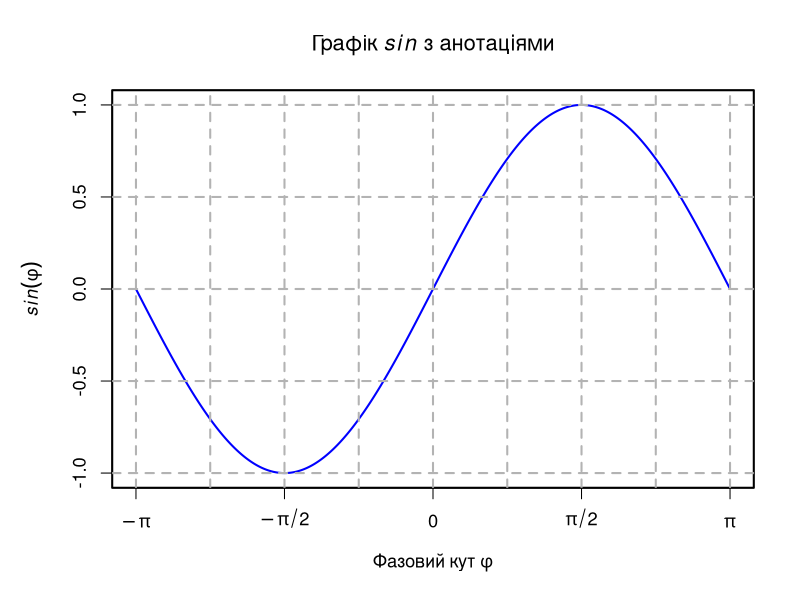
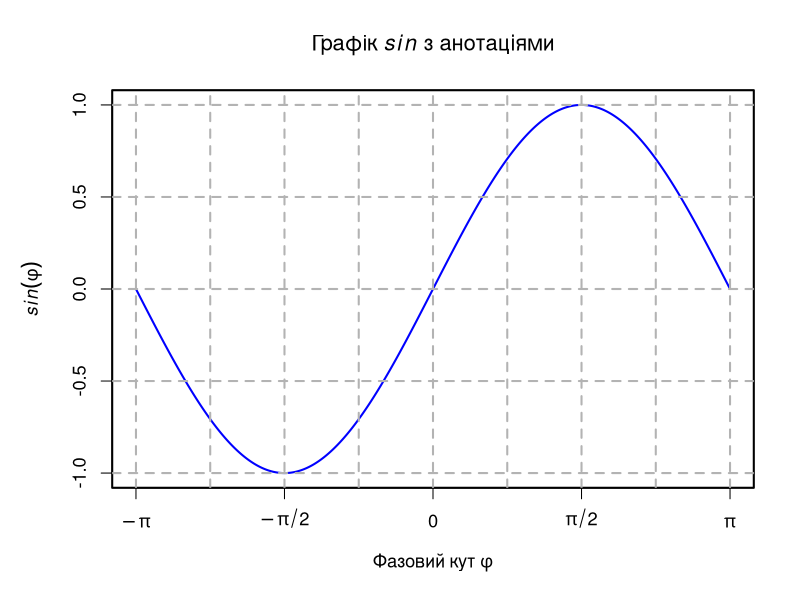
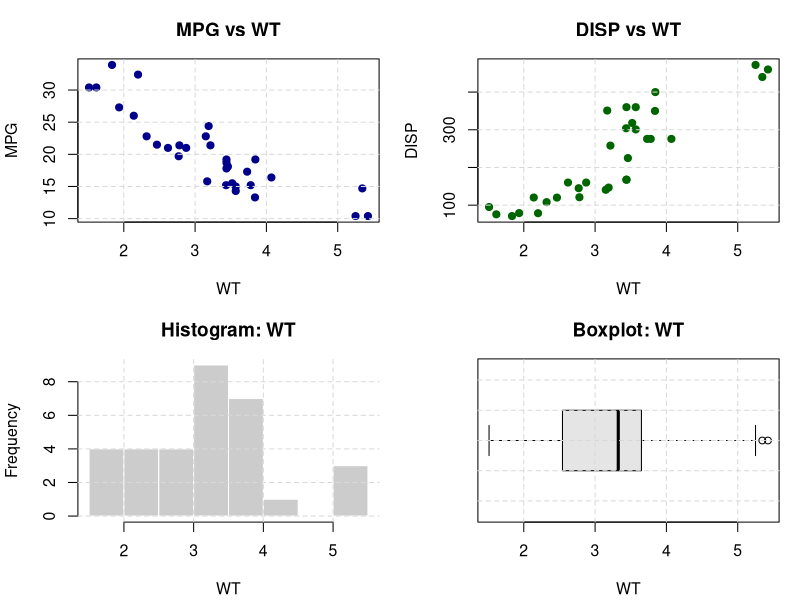
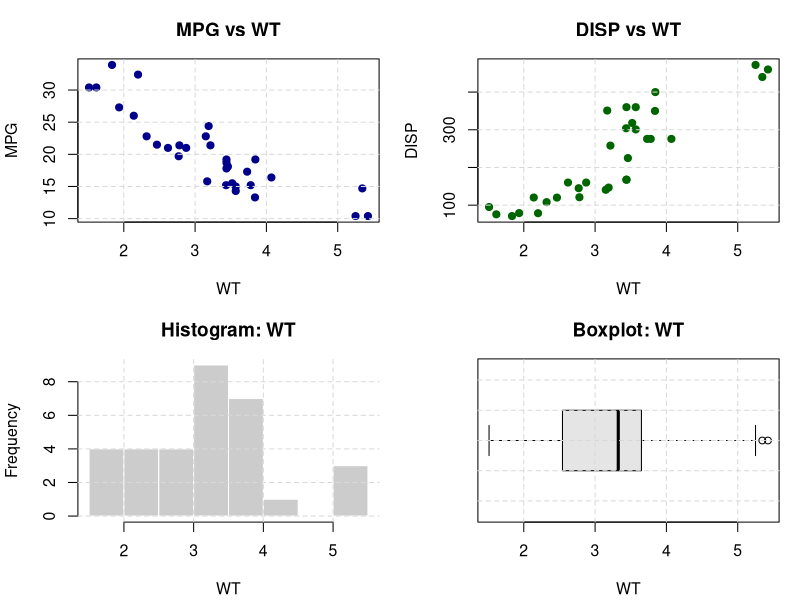
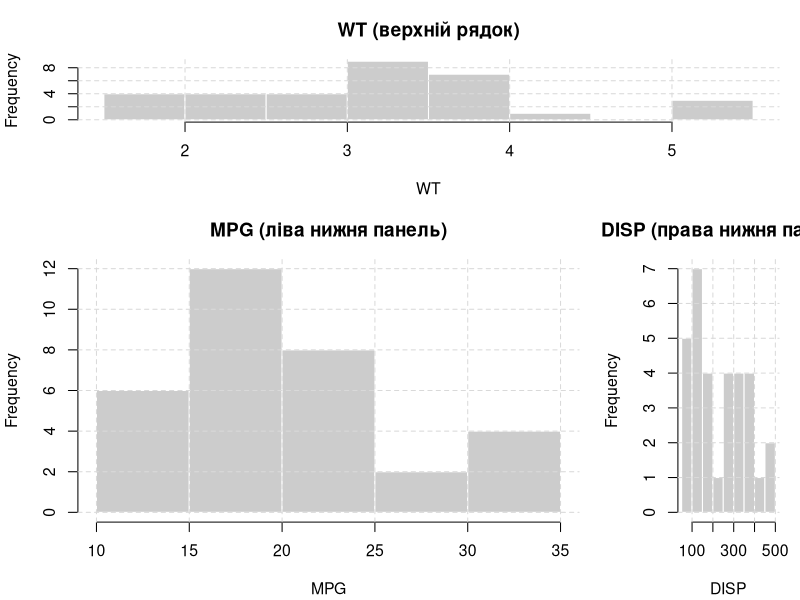
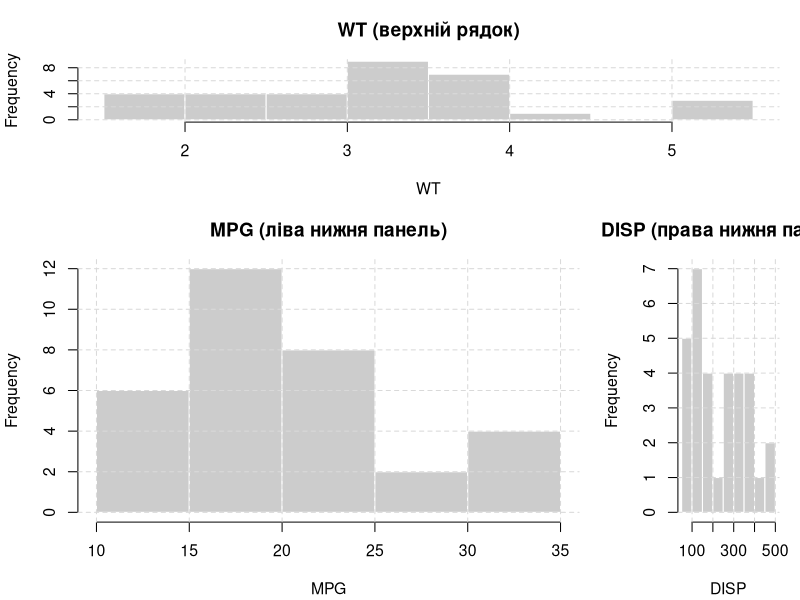
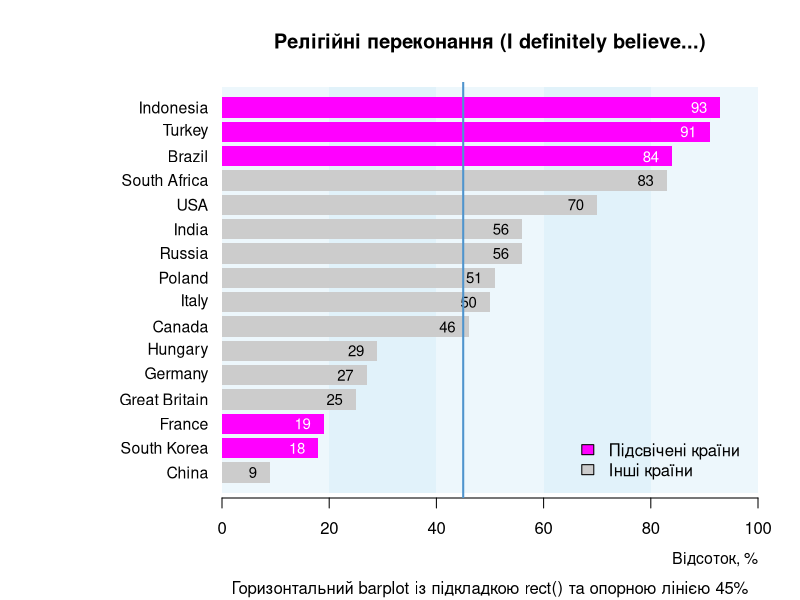

The R source for these figures, in order:
# ==========================================================
# Лабораторна робота №3
# Тема: Анотації математичних символів, об’єднання діаграм та стовпчикові діаграми в R
# Вимоги:
#  1) plotmath: expression() у підписах/осях
#  2) Об’єднання діаграм: par(mfrow) та layout()
#  3) barplot(): сортування, підписи, виділення, лінії, rect()-підкладка
#  4) Збереження PNG/PDF (публікаційна якість)
#  5) Індивідуальне завдання №9: підкладка «смуг» rect()
# ==========================================================

# -------------------------------
# 0) Підготовка папки
# -------------------------------
out_dir <- "plots_lab3"
if (!dir.exists(out_dir)) dir.create(out_dir)

# Допоміжний “контекст” для пар(): після блоку автоматично повертає налаштування
with_par <- function(expr) {
  op <- par(no.readonly = TRUE)
  on.exit(par(op), add = TRUE)
  force(expr)
}

# ==========================================================
# 1) Завдання 4.1: Математичні анотації (plotmath) — синус
# ==========================================================
make_sine_plot <- function() {
  x <- seq(-pi, pi, length.out = 400)
  y <- sin(x)
  
  with_par({
    par(lwd = 2, cex = 1.1, font.lab = 2, mar = c(5, 5, 4, 2) + 0.1)
    plot(x, y, type = "l", col = "blue", ann = FALSE, xaxt = "n")
    title(
      main = expression("Графік "*italic(sin)*" з анотаціями"),
      xlab = expression("Фазовий кут "*phi),
      ylab = expression(italic(sin)(phi))
    )
    axis(1, at = c(-pi, -pi/2, 0, pi/2, pi),
         labels = expression(-pi, -pi/2, 0, pi/2, pi))
    abline(h = seq(-1, 1, 0.5), v = seq(-pi, pi, by = pi/4),
           lty = 2, col = "gray70")
  })
}

# Експорт (PNG/PDF)
png(file.path(out_dir, "fig_lab3_task01_plotmath_sine.png"),
    width = 1400, height = 900, res = 170, bg = "white")
make_sine_plot()
dev.off()

pdf(file.path(out_dir, "fig_lab3_task01_plotmath_sine.pdf"),
    width = 9, height = 6, bg = "white")
make_sine_plot()
dev.off()

# ==========================================================
# 2) Завдання 4.2: Комбінування через par(mfrow)
# ==========================================================
make_mfrow_panel <- function() {
  with_par({
    par(mfrow = c(2, 2), mar = c(4, 4, 3, 1) + 0.1, cex = 0.95)
    
    plot(mtcars$wt, mtcars$mpg,
         main = "MPG vs WT",
         xlab = "WT", ylab = "MPG", pch = 19, col = "darkblue")
    grid(col = "gray85", lty = 2)
    
    plot(mtcars$wt, mtcars$disp,
         main = "DISP vs WT",
         xlab = "WT", ylab = "DISP", pch = 19, col = "darkgreen")
    grid(col = "gray85", lty = 2)
    
    hist(mtcars$wt, main = "Histogram: WT", xlab = "WT", col = "gray80", border = "white")
    grid(col = "gray85", lty = 2)
    
    boxplot(mtcars$wt, horizontal = TRUE, main = "Boxplot: WT", xlab = "WT", col = "gray90")
    grid(col = "gray85", lty = 2)
  })
}

png(file.path(out_dir, "fig_lab3_task02_mfrow_2x2.png"),
    width = 1600, height = 1100, res = 170, bg = "white")
make_mfrow_panel()
dev.off()

pdf(file.path(out_dir, "fig_lab3_task02_mfrow_2x2.pdf"),
    width = 10, height = 7, bg = "white")
make_mfrow_panel()
dev.off()

# ==========================================================
# 3) Завдання 4.3: Гнучка композиція через layout()
# ==========================================================
make_layout_panel <- function() {
  with_par({
    layout(matrix(c(1, 1, 2, 3), nrow = 2, byrow = TRUE),
           widths = c(3, 1), heights = c(1, 2))
    
    par(mar = c(4, 4, 3, 1) + 0.1, cex = 0.95)
    
    hist(mtcars$wt, main = "WT (верхній рядок)", xlab = "WT",
         col = "gray80", border = "white")
    grid(col = "gray85", lty = 2)
    
    hist(mtcars$mpg, main = "MPG (ліва нижня панель)", xlab = "MPG",
         col = "gray80", border = "white")
    grid(col = "gray85", lty = 2)
    
    hist(mtcars$disp, main = "DISP (права нижня панель)", xlab = "DISP",
         col = "gray80", border = "white")
    grid(col = "gray85", lty = 2)
  })
}

png(file.path(out_dir, "fig_lab3_task03_layout.png"),
    width = 1600, height = 1100, res = 170, bg = "white")
make_layout_panel()
dev.off()

pdf(file.path(out_dir, "fig_lab3_task03_layout.pdf"),
    width = 10, height = 7, bg = "white")
make_layout_panel()
dev.off()

# ==========================================================
# 4) Завдання 4.4 + Індивідуальне №9:
#    Горизонтальний barplot() + підкладка «смуг» через rect()
# ==========================================================

# Дані (як у методичці)
ipsos <- data.frame(
  Country = c("Brazil","Germany","Poland","South Africa","Canada","Great Britain",
              "Italy","South Korea","China","Indonesia","Russia","Turkey",
              "France","Hungary","India","USA"),
  Percent = c(84,27,51,83,46,25,50,18,9,93,56,91,19,29,56,70)
)

# Сортування за зростанням
ipsos <- ipsos[order(ipsos$Percent), ]

# Підсвітка окремих країн
highlight <- ipsos$Country %in% c("France", "South Korea", "Brazil", "Indonesia", "Turkey")
cols <- ifelse(highlight, "magenta", "grey80")

make_ipsos_barplot <- function() {
  with_par({
    par(mar = c(5, 11, 4, 2) + 0.1, las = 1)
    
    # Позиції барів (y-координати центрів)
    bp <- barplot(ipsos$Percent, horiz = TRUE, border = NA,
                  col = cols, xlim = c(0, 100), axes = FALSE,
                  names.arg = rep("", nrow(ipsos)))
    
    # --- ІНДИВІДУАЛЬНЕ №9: rect()-підкладка «смуг» ---
    # Малюємо напівпрозорі прямокутники 0–20–...–100 ПІД графіком
    # Для цього перший barplot вже “відкрив” координатну систему.
    y_min <- min(bp) - 1
    y_max <- max(bp) + 1
    
    rect(0,  y_min, 20, y_max, col = adjustcolor("skyblue", 0.15), border = NA)
    rect(20, y_min, 40, y_max, col = adjustcolor("skyblue", 0.25), border = NA)
    rect(40, y_min, 60, y_max, col = adjustcolor("skyblue", 0.15), border = NA)
    rect(60, y_min, 80, y_max, col = adjustcolor("skyblue", 0.25), border = NA)
    rect(80, y_min, 100, y_max, col = adjustcolor("skyblue", 0.15), border = NA)
    
    # Перемальовуємо барплот поверх підкладки (add=TRUE)
    barplot(ipsos$Percent, horiz = TRUE, border = NA,
            col = cols, xlim = c(0, 100), axes = FALSE, add = TRUE)
    
    # Осі та підписи шкали
    axis(1, at = seq(0, 100, 20), labels = seq(0, 100, 20))
    mtext("Відсоток, %", side = 1, line = 2.5, adj = 1, cex = 0.95)
    
    # Підписи країн (ліворуч) і значень (всередині/поряд зі стовпчиком)
    text(x = -2.5, y = bp, labels = ipsos$Country, xpd = NA, adj = 1, cex = 0.95)
    
    # Значення: для підсвічених робимо білим, для звичайних — чорним
    text(x = pmax(2, ipsos$Percent - 2.5), y = bp,
         labels = ipsos$Percent, adj = 1, cex = 0.9,
         col = ifelse(cols == "magenta", "white", "black"))
    
    # Опорна лінія (умовна “середня”)
    abline(v = 45, lwd = 2, col = "steelblue3", lty = 1)
    
    # Заголовок + пояснення
    title(main = "Релігійні переконання (I definitely believe...)",
          sub  = "Горизонтальний barplot із підкладкою rect() та опорною лінією 45%")
    
    # Легенда для підсвічених
    legend("bottomright", inset = 0.02, bty = "n",
           legend = c("Підсвічені країни", "Інші країни"),
           fill = c("magenta", "grey80"))
  })
}

# Експорт PNG (висока якість)
png(file.path(out_dir, "fig_lab3_task04_barplot_rect.png"),
    width = 1800, height = 1100, res = 180, bg = "white")
make_ipsos_barplot()
dev.off()

# Експорт PDF
grDevices::cairo_pdf(filename = file.path(out_dir, "fig_lab3_task04_barplot_rect.pdf"),
                     width = 10, height = 7, bg = "gray98")
make_ipsos_barplot()
dev.off()

# -------------------------------
# 5) Інформативний список результатів
# -------------------------------
cat("\nГотово! Файли збережено у папці:", out_dir, "\n")
print(list.files(out_dir))
